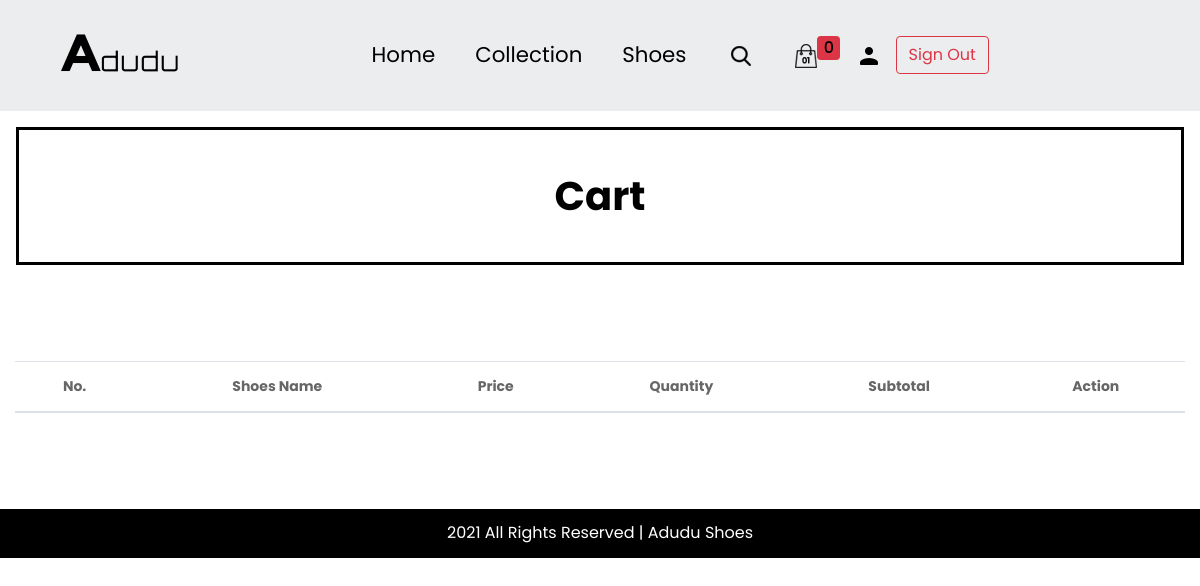
Before: /cart.php (signed in) with the older database file.
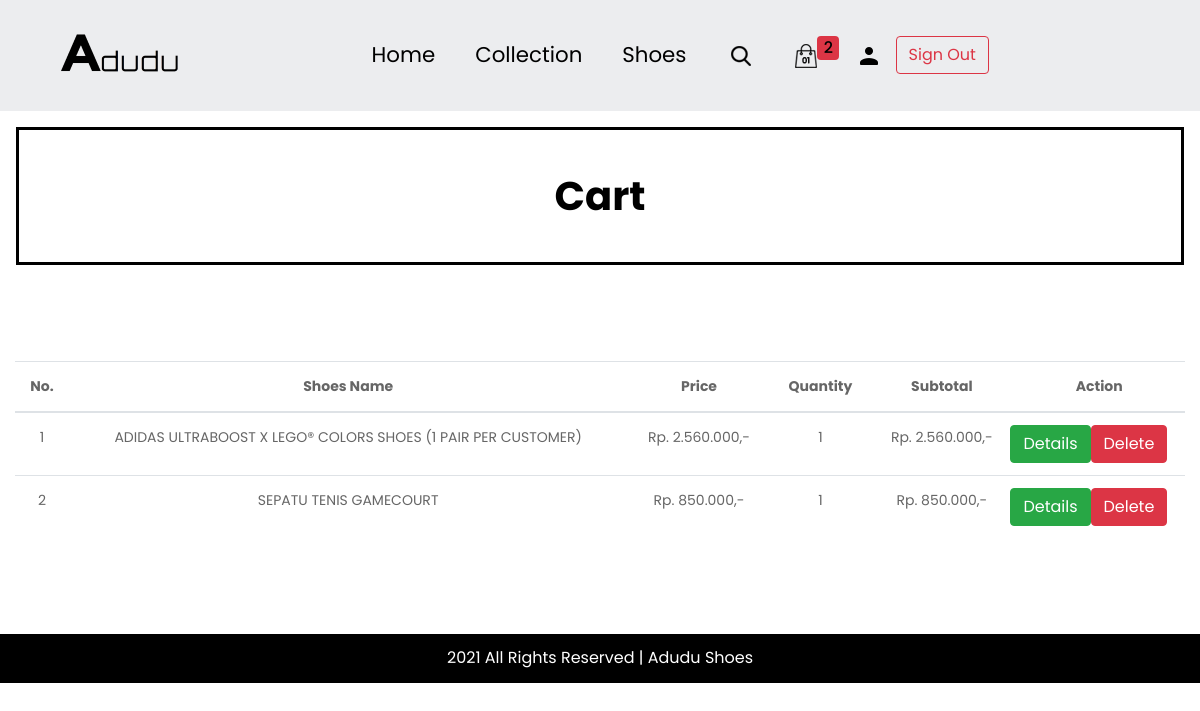
After: the same page with the newer database file.
### tables this page shows
CREATE TABLE `cart_item` (
  `id_cart` int(16) NOT NULL,
  `user_id` int(16) NOT NULL,
  `sepatu_id` int(16) NOT NULL,
  `qty` int(16) NOT NULL,
  `price` int(16) NOT NULL,
  `active` int(1) NOT NULL
);

CREATE TABLE `sepatu` (
  `id_sepatu` int(16) NOT NULL,
  `nama_sepatu` varchar(100) NOT NULL,
  `harga_sepatu` int(16) NOT NULL,
  `sub_desc` varchar(500) NOT NULL,
  `desc_sepatu` varchar(500) NOT NULL,
  `size_sepatu` int(16) NOT NULL,
  `stock_sepatu` int(16) NOT NULL,
  `link_gambarsepatu` varchar(200) NOT NULL
);

### cart.php (the view, shortened to what this page needs)
<?php
require_once("./controller/connection.php");
$id_user = $_SESSION['active'];
$stmt = $conn->prepare("SELECT * FROM cart_item WHERE user_id=$id_user and active = 1");
$stmt->execute();
$cart_item = $stmt->get_result()->fetch_all(MYSQLI_ASSOC);
?>
<!DOCTYPE html>
<html lang="en">
<head>
    <?php require_once("./section/connection_head.php") ?>
</head>
<body class="main-layout">
    <div class="header_section">
        <?php require_once("./section/nav_section.php") ?>
    </div>
    <div class="collection_text">Cart</div>
    <div class="layout_padding contact_section">
        <div class="container-fluid ram">
            <div class="row">
                <div class="col-md-12">
                    <table class="table table-hover" style="text-align: center;">
                        <thead>
                            <tr>
                                <th>No.</th>
                                <th>Shoes Name</th>
                                <th>Price</th>
                                <th>Quantity</th>
                                <th>Subtotal</th>
                                <th>Action</th>
                            </tr>
                        </thead>
                        <tbody>
                            <?php foreach ($cart_item as $key => $value) {
                                ?>
                                <tr>
                                    <td><?= ($key+1) ?></td>
                                    <td>
                                        <?php
                                        $sepatu_id = $value['sepatu_id'] ;
                                        $stmt = $conn->prepare("SELECT * FROM sepatu WHERE id_sepatu=$sepatu_id");
                                        $stmt->execute();
                                        $sepatu = $stmt->get_result()->fetch_all(MYSQLI_ASSOC);
                                        echo $sepatu[0]['nama_sepatu'];
                                        ?>
                                    </td>
                                    <td><?= "Rp. " . number_format($value['price'], 0, ',', '.') . ",-" ?></td>
                                    <td><?= $value['qty'] ?></td>
                                    <td><?= "Rp. " . number_format(($value['price']*$value['qty']), 0, ',', '.') . ",-" ?></td>
                                    <td>
                                        <div class="row">
                                            <div>
                                                <a href="<?= "detail_shoes.php?id_sepatu=" . $value['sepatu_id'] ?>">
                                                    <button class="btn btn-success">Details</button>
                                                </a>
                                            </div>
                                            <form action="" method="post">
                                                <button class="btn btn-danger" name="delete">Delete</button>
                                            </form>
                                        </div>
                                    </td>
                                </tr>
                            <?php  } ?>
                        </tbody>
                    </table>
                </div>
            </div>
        </div>
    </div>
    <?php require_once("./section/footer_section.php") ?>
</body>
</html>

### section/connection_head.php (shortened to what this page needs)
<link rel="stylesheet" href="./css/bootstrap.min.css">
<link rel="stylesheet" href="./css/style.css">
<link rel="stylesheet" href="./css/responsive.css">
<link rel="stylesheet" href="./css/jquery.mCustomScrollbar.min.css">
<link rel="stylesheet" href="./css/owl.carousel.min.css">
<link rel="stylesheet" href="https://netdna.bootstrapcdn.com/font-awesome/4.0.3/css/font-awesome.css">
<link rel="stylesheet" href="https://cdnjs.cloudflare.com/ajax/libs/fancybox/2.1.5/jquery.fancybox.min.css" media="screen">

### section/nav_section.php (shortened to what this page needs)
<div class="container">
    <div class="row">
        <div class="col-sm-3">
            <div class="logo">
                <a href="#">
                    <img src="./images/logo.png">
                </a>
            </div>
        </div>
        <div class="col-sm-9">
            <nav class="navbar navbar-expand-lg navbar-light bg-light">
                <div class="collapse navbar-collapse" id="navbarNavAltMarkup">
                    <div class="navbar-nav" style="align-items: center;">
                        <a class="nav-item nav-link" href="./index.php">Home</a>
                        <a class="nav-item nav-link" href="./collection.php">Collection</a>
                        <a class="nav-item nav-link" href="./shoes.php">Shoes</a>
                        <a class="nav-item nav-link last" href="#">
                            <img src="./images/search_icon_black.png">
                        </a>
                        <a class="nav-item nav-link last" href="
                        <?php
                        if (!isset($_SESSION['active'])) {
                            echo "./login.php";
                        } else {
                            echo "./cart.php";
                        }
                        ?>
                        ">
                            <img src="./images/shop_icon_black.png">
                            <?php
                            if (isset($_SESSION['active'])) { ?>
                                <span class="position-absolute top-0 start-100 translate-middle badge rounded-pill bg-danger">
                                    <?php
                                        $id_user = $_SESSION['active'];
                                        $stmt = $conn->prepare("SELECT count(*) as 'total' FROM cart_item WHERE user_id=$id_user AND active = 1");
                                        $stmt->execute();
                                        $cart = $stmt->get_result()->fetch_all(MYSQLI_ASSOC);
                                        echo $cart[0]['total'];
                                    ?>
                                </span>
                            <?php
                            }
                            ?>
                        </a>
                        <?php
                        if (!isset($_SESSION['active'])) { ?>
                            <a class="btn btn-outline-success" href="login.php" style="height: 100%;">Sign In</a>
                            <a class="btn btn-outline-danger" href="register.php" style="height: 100%;">Sign Up</a>
                        <?php } else { ?>
                            <a class="nav-item nav-link" href="#">
                                <img src="./images/user_24px_black.png">
                            </a>
                            <a class="btn btn-outline-danger" href="logout.php" style="height: 100%;">Sign Out</a>
                        <?php }
                        ?>
                    </div>
                </div>
            </nav>
        </div>
    </div>
</div>

### section/footer_section.php
<div class="copyright">2021 All Rights Reserved | <a href="./">Adudu Shoes</a></div>

### css/style.css (style rules this page uses)
* { box-sizing: border-box !important; transition: ease all 0.5s; }
html { scroll-behavior: smooth; }
body { color: #666666; font-size: 14px; font-family: Poppins; line-height: 1.80857; font-weight: normal; overflow-x: hidden; }
a { color: #1f1f1f; text-decoration: none !important; outline: none !important; -webkit-transition: all .3s ease-in-out; -moz-transition: all .3s ease-in-out; -ms-transition: all .3s ease-in-out; -o-transition: all .3s ease-in-out; transition: all .3s ease-in-out; }
*, *::after, *::before { -webkit-box-sizing: border-box; -moz-box-sizing: border-box; box-sizing: border-box; }
a { color: #222222; text-decoration: none; outline: none !important; }
a, .btn { text-decoration: none !important; outline: none !important; -webkit-transition: all .3s ease-in-out; -moz-transition: all .3s ease-in-out; -ms-transition: all .3s ease-in-out; -o-transition: all .3s ease-in-out; transition: all .3s ease-in-out; }
img { max-width: 100%; height: auto; }
.badge { font-weight: 500; }
button { border: 0; margin: 0; padding: 0; cursor: pointer; }
.layout_padding { padding-top: 80px; padding-bottom: 80px; }
.header_section { width: 100%; float: left; background-color: #ecedef; height: auto; padding: 20px 0px; background-size: 100%; background-repeat: no-repeat; }
.bg-light { background-color: transparent !important; }
.navbar-light .navbar-nav .nav-link { color: black; font-size: 16pt; }
.navbar-expand-lg .navbar-nav .nav-link { padding-right: 0.9rem; padding-left: 1.6rem; }
.last { padding-left: 30px !important; }
body { width: 100%; height: 100%; }
.carousel-inner, .carousel, .carousel-item, .container, .fill { height: 100%; width: 100%; background-position: center center; background-size: cover; }
.collection_text { width: calc(100vw - 4vh); float: left; color: black; text-align: center; font-weight: bold; font-size: 40px; border: 3px solid black; margin: 2vh 2vh; background-color: #fff; padding: 30px 0px; }
.contact_section { width: 100%; float: left; }
.ram { width: 100%; float: left; }
.copyright { width: 100%; float: left; font-size: 12pt; color: #ffffff; text-align: center; padding: 10px 0px; background-color: black; font-family: Poppins; }
.copyright a { color: #ffffff; }

Changed rows visible on the page:
added cart_item: sepatu.nama_sepatu "ADIDAS ULTRABOOST X LEGO® COLORS SHOES (1 PAIR PER CUSTOMER)", price "2.560.000", qty "1", $value['price']*$value['qty'] "2.560.000"
added cart_item: sepatu.nama_sepatu "SEPATU TENIS GAMECOURT", price "850.000", qty "1", $value['price']*$value['qty'] "850.000"
Other visible differences:
$cart[0]['total']: "0" → "2"
